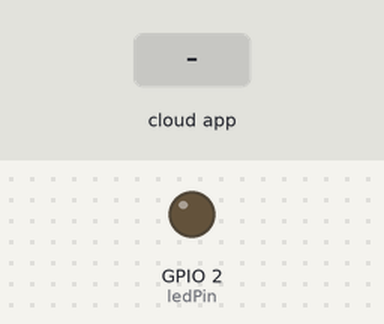
The program below on a simulated ESP32. Parts: output pins drawn as LEDs (lit = HIGH). Inputs (shaded band) come from the test bench. WiFi joins after 1.5 s; servers stay silent unless stated; what the program prints to the serial monitor is not drawn.

Above: at 2.8 s.
2.9 s: the phone or cloud app sets status to 1
At 4.1 s:
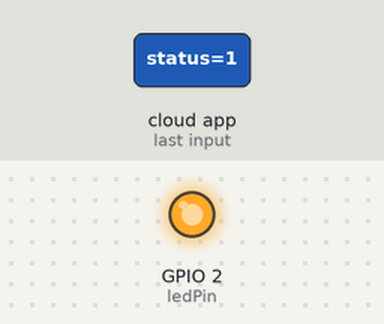
4.4 s: the phone or cloud app sets status to 0
At 5.3 s:
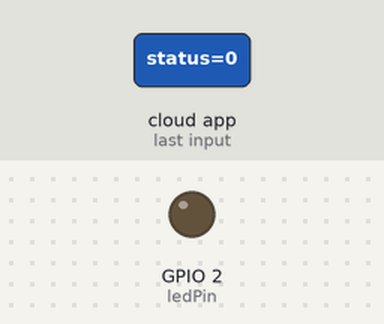
Timing chart, 0 to 7.4 s (numbered marks = the images above; inputs shaded):
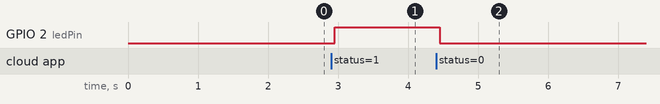

Measured:
- after the input at 2.9 s, GPIO 2 (ledPin): LOW → HIGH after 0.05 s
- after the input at 4.4 s, GPIO 2 (ledPin): HIGH → LOW after 0.05 s

The program:

main.cpp
```cpp
#include <Arduino.h>
#include <WiFi.h>
#include <FirebaseESP32.h>

// Credenciais da sua rede Wi-Fi
#define WIFI_SSID "nc"
#define WIFI_PASSWORD "12344321"

// Credenciais do seu banco de dados Firebase
#define FIREBASE_HOST "esp32-e736f-default-rtdb.firebaseio.com"
#define FIREBASE_AUTH "g6j7u6aoVXmR0fpZC37jVBVs1AqvRz0zv13YGVwH"

// Pino do LED (GPIO 2 é o LED embutido da maioria das placas ESP32)
const int ledPin = 2;

// Objetos do Firebase
FirebaseData firebaseData;
FirebaseAuth auth;
FirebaseConfig config;

// Callback chamada automaticamente quando o valor no Firebase muda
void streamCallback(StreamData data) {
  if (data.dataType() == "int") {
    int statusLed = data.intData();

    if (statusLed == 1) {
      digitalWrite(ledPin, HIGH);
      Serial.println("Comando recebido: LED LIGADO");
    } else {
      digitalWrite(ledPin, LOW);
      Serial.println("Comando recebido: LED DESLIGADO");
    }
  }
}

// Callback para avisar se a conexão do Stream expirar
void streamTimeoutCallback(bool timeout) {
  if (timeout) {
    Serial.println("Stream do Firebase expirou, reconectando...");
  }
}

void setup() {
  Serial.begin(115200);
  pinMode(ledPin, OUTPUT);
  digitalWrite(ledPin, LOW);

  // Conexão Wi-Fi
  WiFi.begin(WIFI_SSID, WIFI_PASSWORD);
  Serial.print("Conectando ao Wi-Fi");
  while (WiFi.status() != WL_CONNECTED) {
    delay(500);
    Serial.print(".");
  }
  Serial.println("\nConectado com sucesso!");
  Serial.print("IP: ");
  Serial.println(WiFi.localIP());

  // Configuração do Firebase
  config.host = FIREBASE_HOST;
  config.signer.tokens.legacy_token = FIREBASE_AUTH;

  Firebase.begin(&config, &auth);
  Firebase.reconnectWiFi(true);

  // Inicia o streaming no nó "led/status"
  if (!Firebase.beginStream(firebaseData, "/led/status")) {
    Serial.println("Erro ao iniciar Stream no Firebase:");
    Serial.println(firebaseData.errorReason());
  }

  // Vincula as funções callback ao stream
  Firebase.setStreamCallback(firebaseData, streamCallback, streamTimeoutCallback);
}

void loop() {
  // O loop fica livre. A biblioteca gerencia as respostas em segundo plano.
}
```
